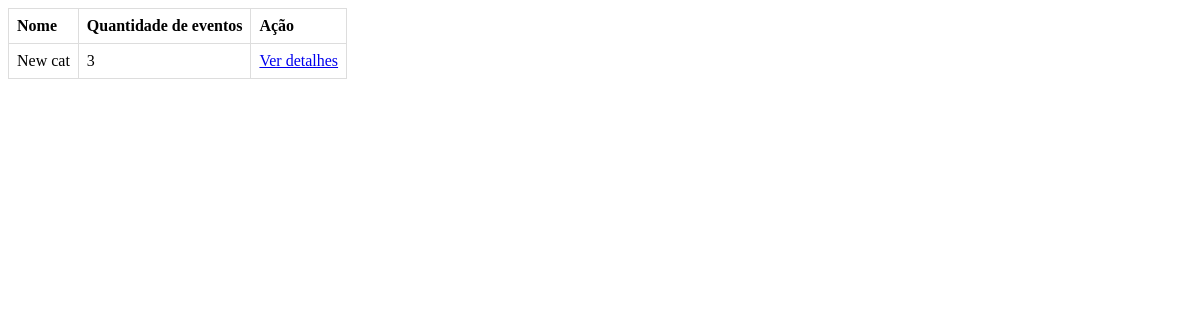
Before: /categorias/ with the older database file.
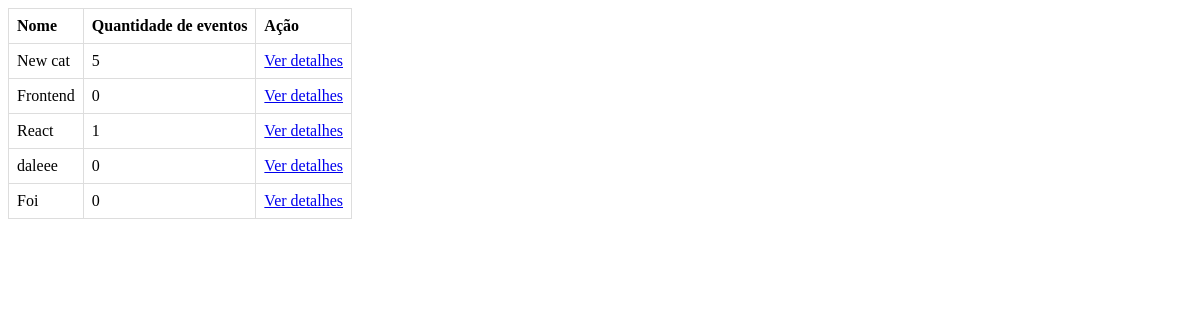
After: the same page with the newer database file.
### agenda/models.py (models this page shows, shortened)
class Categoria(models.Model):
    nome = models.CharField(max_length=100, unique=True)

### agenda/views.py (the view)
# urls.py: path('categorias/', listar_categorias, name='listar_categorias'),
def listar_categorias(request):
    categorias = Categoria.objects.all()
    for categoria in categorias:
        eventos = Evento.objects.filter(categoria=categoria)
        qtd_eventos = eventos.count()
        categoria.qtd_eventos = qtd_eventos
    return render(request=request, context={"categorias": categorias}, template_name="agenda/listar_categorias.html")

### agenda/templates/agenda/listar_categorias.html (shortened to what this page needs)
<html>
<head>
</head>
<table>
    <thead>
        <tr>
            <th>Nome</th>
            <th>Quantidade de eventos</th>
            <th>Ação</th>
        </tr>
    </thead>
    <tbody>
        {% for categoria in categorias %}
        <tr>
            <td>{{categoria.nome}}</td>
            <td>{{categoria.qtd_eventos}}</td>
            <td><a href="{% url 'exibir_categoria' categoria.id %}">Ver detalhes</a></td>
        </tr>
        {% endfor %}
    </tbody>
</table>
</html>

### agenda/templates/agenda/listar_categorias.html (style rules this page uses)
table { border-collapse: collapse; }
td, th { border: 1px solid #dddddd; text-align: left; padding: 8px; }

Changed rows visible on the page:
computed for Categoria "New cat": qtd_eventos "3" → "5"
added Categoria: nome "Frontend", qtd_eventos "0"
added Categoria: nome "React", qtd_eventos "1"
added Categoria: nome "daleee", qtd_eventos "0"
added Categoria: nome "Foi", qtd_eventos "0"
